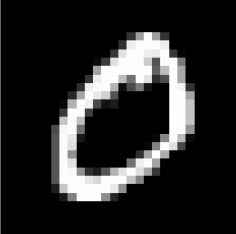
#> input picture week2/WorkShop1_image_Classification/0.jpeg, 236 x 234 px
$ python -i mnist_transfer_learning_comparison.py   (imports and definitions only)
#> lines starting #> are read from the running program, lines starting #| are printed output that depends on the picture; after the words box and inside, x2 and y2 are one past the last pixel; in counts of white or black regions, pixels touching at a corner belong together
"""
MNIST Classification with Transfer Learning Comparison

This script extends the original MNIST classification work by:
1. Using the trained LeNet-5 model for predictions on external images
2. Comparing different pre-trained architectures using Transfer Learning
3. Evaluating performance across MobileNet, VGG16, EfficientNet, and ResNet
"""

import tensorflow as tf
from tensorflow.keras.datasets import mnist
from tensorflow.keras.utils import to_categorical
from tensorflow.keras.models import Sequential, Model
from tensorflow.keras.layers import Conv2D, MaxPooling2D, Flatten, Dense, GlobalAveragePooling2D, Dropout
from tensorflow.keras.optimizers import SGD, Adam
from tensorflow.keras.applications import MobileNet, VGG16, EfficientNetB0, ResNet50
from tensorflow.keras.preprocessing.image import load_img, img_to_array
import numpy as np
import matplotlib.pyplot as plt
import requests
from PIL import Image
import cv2
import time
import os

# Set random seeds for reproducibility
# [2 lines not run here, left out]

# [89 lines left out: functions load_and_prepare_mnist, create_lenet5_model, train_lenet5, get_local_test_images, not called in this run]

def preprocess_external_image(image_path, target_size=(28, 28), for_transfer_learning=False):
    """Preprocess external image to match MNIST format or transfer learning input"""
#> called with image_path = '0.jpeg', target_size = (28, 28), for_transfer_learning = False
    # Load image in grayscale
    img = cv2.imread(image_path, cv2.IMREAD_GRAYSCALE)
#> img is the input picture: shape (234, 236); min 0, max 255, mean 40.6

    # Apply thresholding to get binary image
    _, img = cv2.threshold(img, 0, 255, cv2.THRESH_BINARY_INV + cv2.THRESH_OTSU)
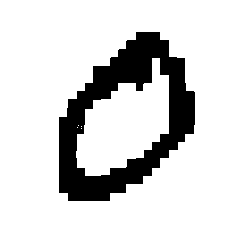
#> img: shape (234, 236); 83.1% white; 1 black region, box (x1, y1, x2, y2) and area: (59, 32, 195, 201) 9311

    # Find contours and get the largest one (the digit)
    contours, _ = cv2.findContours(img, cv2.RETR_EXTERNAL, cv2.CHAIN_APPROX_SIMPLE)
#> contours = [[[0, 0], [0, 233], [235, 233], [235, 0]]]
    if contours:
        # Get the largest contour
        largest_contour = max(contours, key=cv2.contourArea)
#> largest_contour = [[0, 0], [0, 233], [235, 233], [235, 0]]

        # Get bounding box of the digit
        x, y, w, h = cv2.boundingRect(largest_contour)
#> x = 0; y = 0; w = 236; h = 234

        # Add some padding
        padding = 5
        x = max(0, x - padding)
        y = max(0, y - padding)
        w = min(img.shape[1] - x, w + 2 * padding)
        h = min(img.shape[0] - y, h + 2 * padding)

        # Extract the digit
        digit = img[y:y+h, x:x+w]

        # Calculate the size for the square image (max of width and height)
        max_dim = max(w, h)
#> max_dim = 236

        # Create a square black image
        square = np.zeros((max_dim, max_dim), dtype=np.uint8)

        # Calculate position to center the digit
        x_offset = (max_dim - w) // 2
#> x_offset = 0
        y_offset = (max_dim - h) // 2
#> y_offset = 1

        # Place the digit in the center of the square
        square[y_offset:y_offset+h, x_offset:x_offset+w] = digit
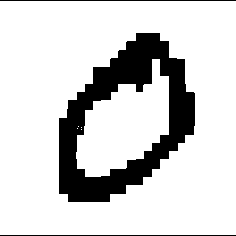
#> square: shape (236, 236); 82.4% white; 3 black regions, box (x1, y1, x2, y2) and area: (59, 33, 195, 202) 9311, (0, 0, 236, 1) 236, (0, 235, 236, 236) 236

        # Resize to target size
        img = cv2.resize(square, target_size, interpolation=cv2.INTER_AREA)
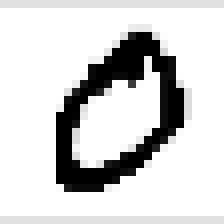
#> img: shape (28, 28) (shown 8 times larger); min 0, max 255, mean 210.2
    else:
        # If no contours found, just resize the original image
        img = cv2.resize(img, target_size, interpolation=cv2.INTER_AREA)

    # For transfer learning, convert to RGB and resize to 32x32
    if for_transfer_learning:
        # Convert to 3 channels (RGB)
        img_rgb = cv2.cvtColor(img, cv2.COLOR_GRAY2RGB)
        # Resize to 32x32
        img_rgb = cv2.resize(img_rgb, (32, 32), interpolation=cv2.INTER_AREA)
        # Normalize
        img_rgb = img_rgb.astype('float32') / 255.0
        return img_rgb.reshape(1, 32, 32, 3)

    # For LeNet-5, keep as grayscale and 28x28
    img = img.astype('float32') / 255.0
    return img.reshape(1, 28, 28, 1)

# [332 lines left out: functions predict_external_images, create_transfer_learning_model, prepare_data_for_transfer_learning, train_transfer_learning_models, compare_results, main, not called in this run]

# [2 lines not run here, left out]

>>> result = preprocess_external_image('0.jpeg')
